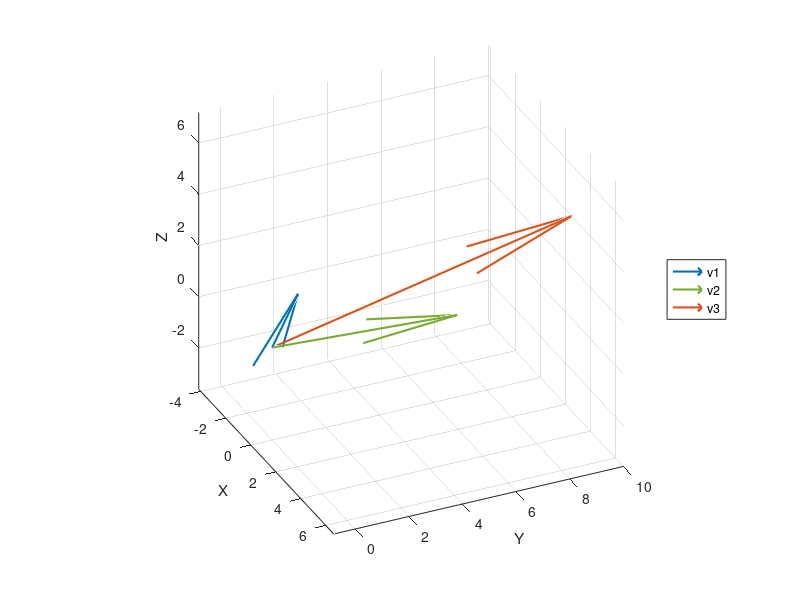
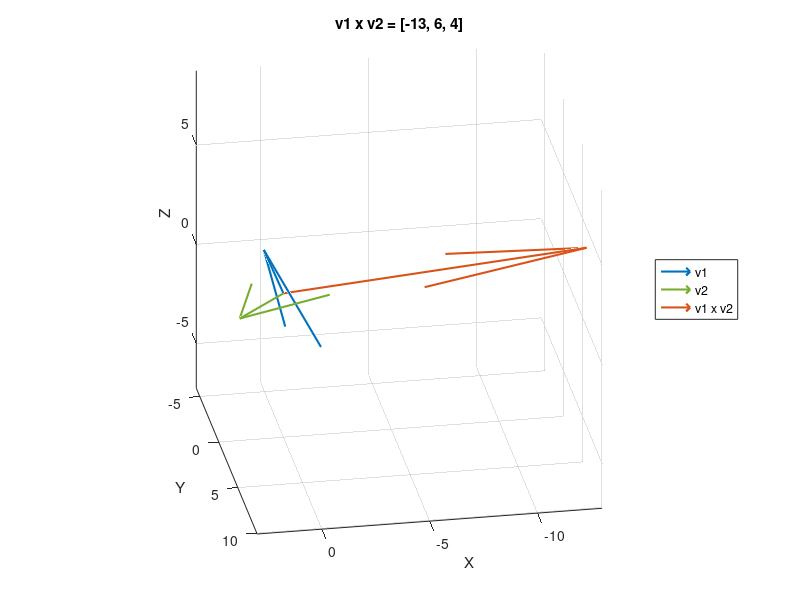
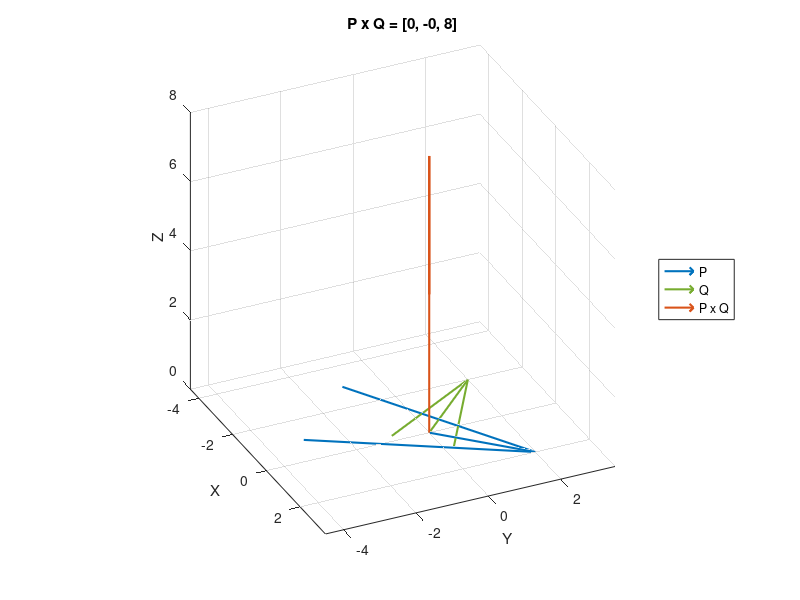
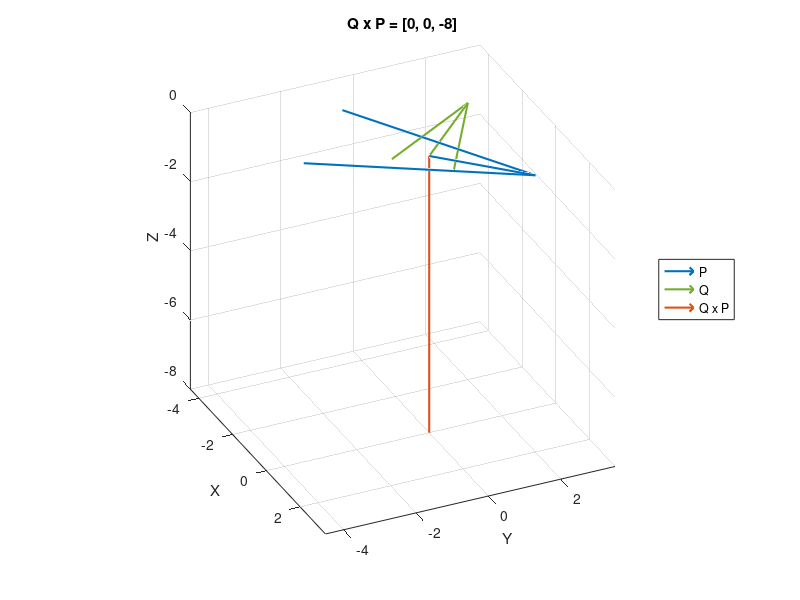

Write MATLAB code to recreate these figures, in order. (Note: this script raises an error after producing the figures.)
function cuerpos_rigidos_fuerzas_equivalentes
% ME3130: Mecánica Estática
% Departamento de Ingeniería Mecánica
% Universidad de Chile
%
% Profesor : A. Ortiz Bernardin
% E-mail   : aortizb@uchile.cl
% Web      : https://camlab.cl/alejandro/

  clc
  close all
  clear all

  %% 1.0 Definición de vectores: 
  %     v1 = v1x i + v1y j + v1z k
  %     v2 = v2x i + v2y j + v3z k  
  %     v3 = v2x i + v2y j + v3z k    
  %
  %     definido como un vector fila:
  %       v1 = [v1x, v1y, v1z] o v1 = [v1x v1y v1z]
  %     o definido como un vector columna:
  %       v1 = [v1x; v1y; v1z] or v1 = [v1x, v1y, v1z]' o v1 = [v1x v1y v1z]'

  v1x = 1; v1y = 0.5  ; v1z = 2.5;
  v2x = 3.0; v2y = 5.5 ; v2z = 1.5;
  v3x = 2.5; v3y = 10 ; v3z = 4.0; 

  v1 = [v1x, v1y, v1z]; 
  v2 = [v2x, v2y, v2z]; 
  v3 = [v3x, v3y, v3z];

  % ploteo de vectores desde el origen
  figure;
  x0 = [0,0,0]; % origen del vector
  plotvec3d(x0,v1,'LineWidth',1.5,'MaxHeadSize',0.7); % plotea el vector v1 con origen en x0
  hold on; % mantiene la figura para seguir ploteando sobre ella
  view([65,30]);
  %
  plotvec3d(x0,v2,'LineWidth',1.5,'MaxHeadSize',0.3); % plotea el vector v2 con origen en x0 
  %
  plotvec3d(x0,v3,'LineWidth',1.5,'MaxHeadSize',0.2); % plotea el vector v3 con origen en x0    
  legend('v1','v2','v3','Location','eastoutside');

  %% 2.0 Producto vectorial entre dos vectores

  fprintf('Producto vectorial de dos vectores (fórmula del determinante)\n');
  fprintf('----------------------------------------------------------------\n\n');    
  fprintf('v1 = [%f, %f, %f]\n',v1); % impresión como arreglo
  fprintf('v2 = [%f, %f, %f]\n\n',v2); % impresión como arreglo    

  % Ejemplo: v1 x v2
  
  fprintf('          |   i      j      k  | = |   i      j      k   |\n');
  fprintf('v1 x v2 = |  v1x    v1y    v1z | = | v1(1)  v1(2)  v1(3) |\n');
  fprintf('          |  v2x    v2y    v2z | = | v2(1)  v2(2)  v2(3) |\n');
  fprintf('        = (v1(2)*v2(3) - v1(3)*v2(2))i - (v1(1)*v2(3) - v1(3)*v2(1))j + (v1(1)*v2(2) - v1(2)*v2(1))k\n');   
  fprintf('        = cross(v1,v2)\n\n')

  fprintf('v1 x v2 = (v1(2)*v2(3) - v1(3)*v2(2))i - (v1(1)*v2(3) - v1(3)*v2(1))j + (v1(1)*v2(2) - v1(2)*v2(1))k\n');
  fprintf('        = (%f)i - (%f)j + (%f)k\n',v1(2)*v2(3) - v1(3)*v2(2),v1(1)*v2(3) - v1(3)*v2(1),v1(1)*v2(2) - v1(2)*v2(1)) 
  fprintf('v1 x v2 = cross(v1,v2) = [%f, %f, %f]\n\n',cross(v1,v2)); % impresión como arreglo    

  % ploteo del vector desde el origen
  figure; % define una nueva figura
  x0 = [0,0,0]; % origen del vector
  plotvec3d(x0,v1,'LineWidth',1.5,'MaxHeadSize',1.2); % plotea el vector v1 con origen en x0
  hold on; % mantiene la figura para seguir ploteando sobre ella
  view([170,25]);
  %
  plotvec3d(x0,v2,'LineWidth',1.5,'MaxHeadSize',0.7); % plotea el vector v2 con origen en x0  
  %
  plotvec3d(x0,cross(v1,v2),'LineWidth',1.5,'MaxHeadSize',0.3); % plotea el vector v1 con origen en x0
  %
  legend('v1','v2','v1 x v2','Location','eastoutside');
  v1xv2 = cross(v1,v2);
  title(['v1 x v2 = [',num2str(v1xv2(1)),', ',num2str(v1xv2(2)),', ',num2str(v1xv2(3)),']']);    

  %% 3.0 Aplicaciones producto vectorial entre dos vectores

  % EJEMPLO: P x Q  vs  Q x P

  % definición de vectores
  P = [2, 2, 0];
  Q = [-2, 2, 0];  

  % P x Q
  figure; % define una nueva figura
  x0 = [0,0,0]; % origen del vector
  plotvec3d(x0,P,'LineWidth',1.5,'MaxHeadSize',1.2); % plotea el vector P con origen en x0
  hold on; % mantiene la figura para seguir ploteando sobre ella
  view([65,30]);
  %
  plotvec3d(x0,Q,'LineWidth',1.5,'MaxHeadSize',0.7); % plotea el vector Q con origen en x0  
  %
  plotvec3d(x0,cross(P,Q),'LineWidth',1.5,'MaxHeadSize',0.3); % plotea el vector PxQ con origen en x0
  %
  legend('P','Q','P x Q','Location','eastoutside');
  pxq = cross(P,Q);
  title(['P x Q = [',num2str(pxq(1)),', ',num2str(pxq(2)),', ',num2str(pxq(3)),']']);    

  % Q x P
  figure; % define una nueva figura
  x0 = [0,0,0]; % origen del vector
  plotvec3d(x0,P,'LineWidth',1.5,'MaxHeadSize',1.2); % plotea el vector P con origen en x0
  hold on; % mantiene la figura para seguir ploteando sobre ella
  view([65,30]);
  %
  plotvec3d(x0,Q,'LineWidth',1.5,'MaxHeadSize',0.7); % plotea el vector Q con origen en x0  
  %
  plotvec3d(x0,cross(Q,P),'LineWidth',1.5,'MaxHeadSize',0.3); % plotea el vector QxP con origen en x0
  %
  legend('P','Q','Q x P','Location','eastoutside');
  pxq = cross(Q,P);
  title(['Q x P = [',num2str(pxq(1)),', ',num2str(pxq(2)),', ',num2str(pxq(3)),']']);

  % EJEMPLO: área de un paralelogramo

  % define vectores
  P = [2, 0, 0];  
  Q = [0, 2, 0];
  Qp = [1, 2, 0];
  %
  fprintf('Área de un paralelogramo\n');
  fprintf('------------------------\n\n');  
  fprintf('P = [%f, %f, %f]\n',P); % impresión como arreglo
  fprintf('Q = [%f, %f, %f]\n',Q); % impresión como arreglo 
  fprintf('Q'' = [%f, %f, %f]\n\n',Qp); % impresión como arreglo   
  % plotea vectores P y Q
  figure; % define una nueva figura
  x0 = [0,0,0]; % origen del vector
  plotvec3d(x0,P,'LineWidth',1.5,'MaxHeadSize',0.2); % plotea el vector P con origen en x0
  hold on; % mantiene la figura para seguir ploteando sobre ella
  view(2); % vista por defecto en 2D
  axis([-0.2 3 -0.2 2]); % fija los límites de los ejes  
  plotvec3d(x0,Q,'LineWidth',1.5,'MaxHeadSize',0.2); % plotea el vector Q con origen en x0    
  legend('P','Q','Location','eastoutside');
  % colorea el area del paralelogramo formado por P y Q
  x = [0, 2, 2, 0];
  y = [0, 0, 2, 2];
  plt = fill(x,y,'yellow','FaceAlpha',0.2);
  plt.Annotation.LegendInformation.IconDisplayStyle = 'off'; % ignora plt en la leyenda
  %
  Apq = cross(P,Q); % vector área
  areapq = norm(Apq); % norma o magnitud del vector área
  title(['||A|| = ||P x Q|| = ',num2str(areapq)]);
  %
  fprintf('A = P x Q = cross(P,Q) = [%f, %f, %f]\n',cross(P,Q)); % impresión como arreglo  
  fprintf('Área paralelogramo P-Q = norm(A) = %f\n\n',norm(cross(P,Q))); % impresión como arreglo    

  % plotea vectores P y Q'
  figure; % define una nueva figura
  x0 = [0,0,0]; % origen del vector
  plotvec3d(x0,P,'LineWidth',1.5,'MaxHeadSize',0.2); % plotea el vector P con origen en x0
  hold on; % mantiene la figura para seguir ploteando sobre ella
  view(2); % vista por defecto en 2D
  axis([-0.2 3 -0.2 2]); % fija los límites de los ejes   
  plotvec3d(x0,Qp,'LineWidth',1.5,'MaxHeadSize',0.2); % plotea el vector Qp con origen en x0    
  legend('P','Q''','Location','eastoutside');
  % colorea el area del paralelogramo formado por P y Q'
  x = [0, 2, 3, 1];
  y = [0, 0, 2, 2];
  plt = fill(x,y,'green','FaceAlpha',0.2);
  plt.Annotation.LegendInformation.IconDisplayStyle = 'off'; % ignora plt en la leyenda
  %
  Apqp = cross(P,Qp); % vector área
  areapqp = norm(Apqp); % norma o magnitud del vector área
  title(['||A|| = ||P x Q''|| = ',num2str(areapqp)]);
  %
  fprintf('A = P x Q'' = cross(P,Q'') = [%f, %f, %f]\n',cross(P,Qp)); % impresión como arreglo  
  fprintf('Área paralelogramo P-Q'' = norm(A) = %f\n\n',norm(cross(P,Qp))); % impresión como arreglo   

  %% 4.0 Producto escalar de dos vectores

  fprintf('Producto escalar de dos vectores\n');
  fprintf('--------------------------------\n\n');    

  fprintf('v1 = [%f, %f, %f]\n',v1); % impresión como arreglo
  fprintf('v2 = [%f, %f, %f]\n',v2); % impresión como arreglo  
  fprintf('v1*v2 = v1(1)*v2(1) + v1(2)*v2(2) + v1(3)*v2(3) = %f\n',v1(1)*v2(1)+v1(2)*v2(2)+v1(3)*v2(3)); % cálculo componente por componente
  fprintf('v1*v2 = dot(v1,v2) = %f\n',dot(v1,v2)); % cálculo mediante función producto punto  
  fprintf('||v1|| =  norm(v1) = %f\n',norm(v1)); 
  fprintf('||v2|| =  norm(v2) = %f\n',norm(v2));   
  fprintf('theta =  acos(v1*v2/(||v1|| ||v2||)) = %f°\n\n',acos(dot(v1,v2)/(norm(v1)*norm(v2)))*180/pi);

  %% 5.0 Triple producto mixto de tres vectores
  fprintf('Triple producto mixto de tres vectores\n');
  fprintf('--------------------------------------\n\n');    
  fprintf('v1 = [%f, %f, %f]\n',v1); % impresión como arreglo
  fprintf('v2 = [%f, %f, %f]\n',v2); % impresión como arreglo     
  fprintf('v3 = [%f, %f, %f]\n\n',v3); % impresión como arreglo   

  fprintf('               |  v1x    v1y    v1z | = | v1(1)  v1(2)  v1(3) |\n');
  fprintf('v1*(v2 x v3) = |  v2x    v2y    v2z | = | v2(1)  v2(2)  v2(3) |\n');
  fprintf('               |  v3x    v3y    v3z | = | v3(1)  v3(2)  v3(3) |\n');
  fprintf('             = (v2(2)*v3(3) - v2(3)*v3(2))*v1(1)\n'); 
  fprintf('               - (v2(1)*v3(3) - v2(3)*v3(1))*v1(2)\n'); 
  fprintf('               + (v2(1)*v3(2) - v2(2)*v3(1))*v1(3) = %f\n',...
         (v2(2)*v3(3) - v2(3)*v3(2))*v1(1) - (v2(1)*v3(3) - v2(3)*v3(1))*v1(2)...
         + (v2(1)*v3(2) - v2(2)*v3(1))*v1(3));
  fprintf('v1*(v2 x v3) =  det([v1; v2; v3]) = %f\n',...
                           det([v1; v2; v3])); 
  fprintf('v1*(v2 x v3) =  dot(v1,cross(v2,v3)) = %f\n\n',...
                           dot(v1,cross(v2,v3)));   

  %% 5.0 Aplicaciones triple producto mixto de tres vectores  

  % EJEMPLO: Volumen de un paralelepipedo
  fprintf('Volumen de un paralelepipedo\n');
  fprintf('----------------------------\n\n');  

  % define vectores
  S = [0, -3, 4];
  P = [-3, 0, 0];  
  Q = [0, -3, 0];  

  fprintf('S = [%f, %f, %f]\n',S); % impresión como arreglo
  fprintf('P = [%f, %f, %f]\n',P); % impresión como arreglo    
  fprintf('Q = [%f, %f, %f]\n',Q); % impresión como arreglo  

  figure; % define una nueva figura
  x0 = [3,3,0]; % origen del vector
  plotvec3d(x0,S,'LineWidth',1.5,'MaxHeadSize',0.3); % plotea el vector S con origen en x0
  hold on; % mantiene la figura para seguir ploteando sobre ella
  view([120,20]);
  plotvec3d(x0,P,'LineWidth',1.5,'MaxHeadSize',0.4); % plotea el vector P con origen en x0  
  plotvec3d(x0,Q,'LineWidth',1.5,'MaxHeadSize',0.4); % plotea el vector Q con origen en x0
  legend('S','P','Q','Location','eastoutside');  
  fprintf('Vol = abs(S*(P x Q)) =  abs(dot(S,cross(P,Q))) = %f\n\n',...
                           abs(dot(S,cross(P,Q))));    

end

function plotvec3d(x0,dx,LineWidthStr,LineWidthVal,MaxHeadSizeStr,MaxHeadSizeVal)
  if length(x0)~=3 || length(dx)~=3
    error('x0 y dx deben ser arreglos de dimension 3'); 
  end
  quiver3(x0(1),x0(2),x0(3),dx(1),dx(2),dx(3),'off',...
          LineWidthStr,LineWidthVal,MaxHeadSizeStr,MaxHeadSizeVal);

  xlabel('X');
  ylabel('Y');
  zlabel('Z');
  axis equal;  
end


